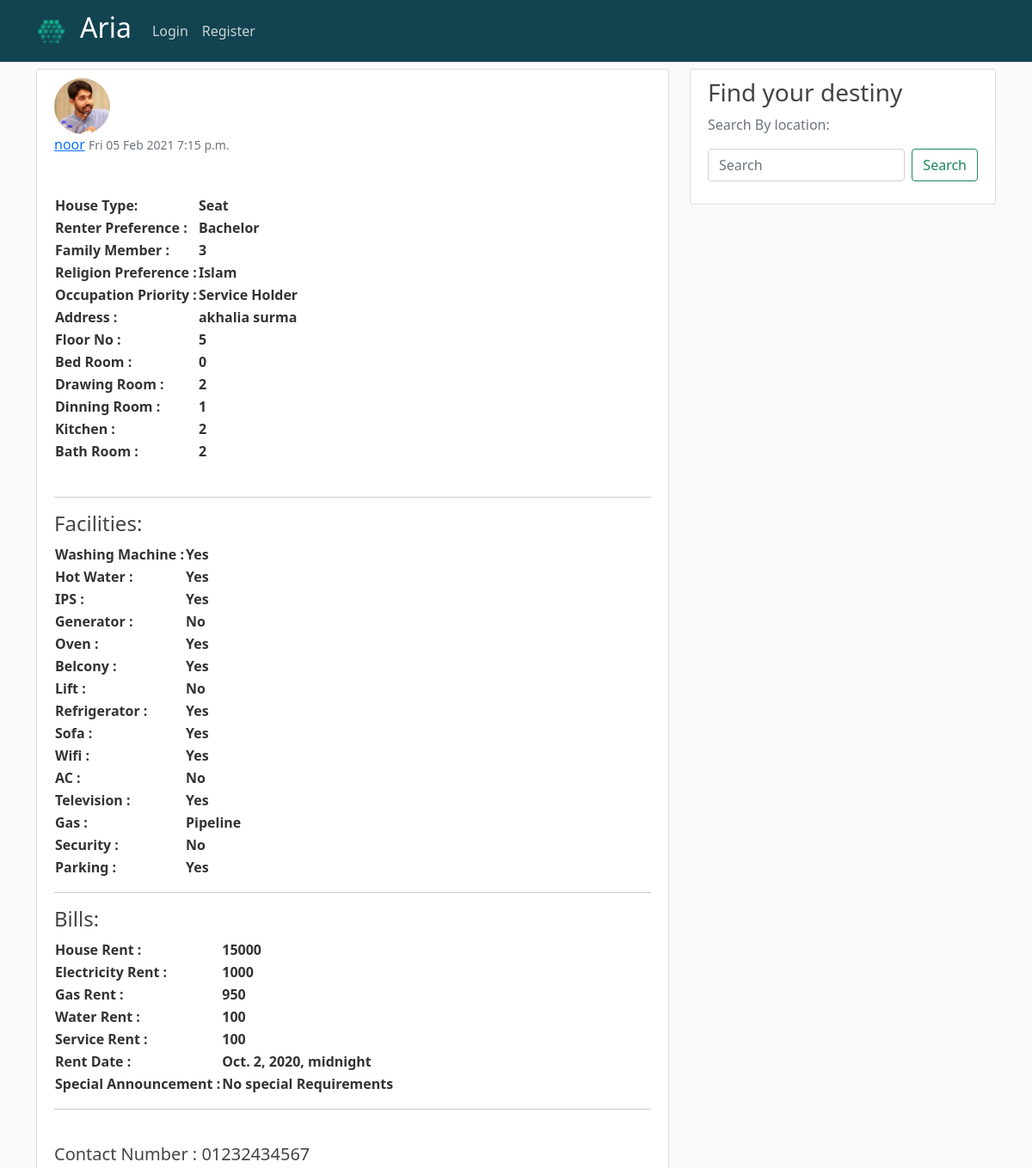
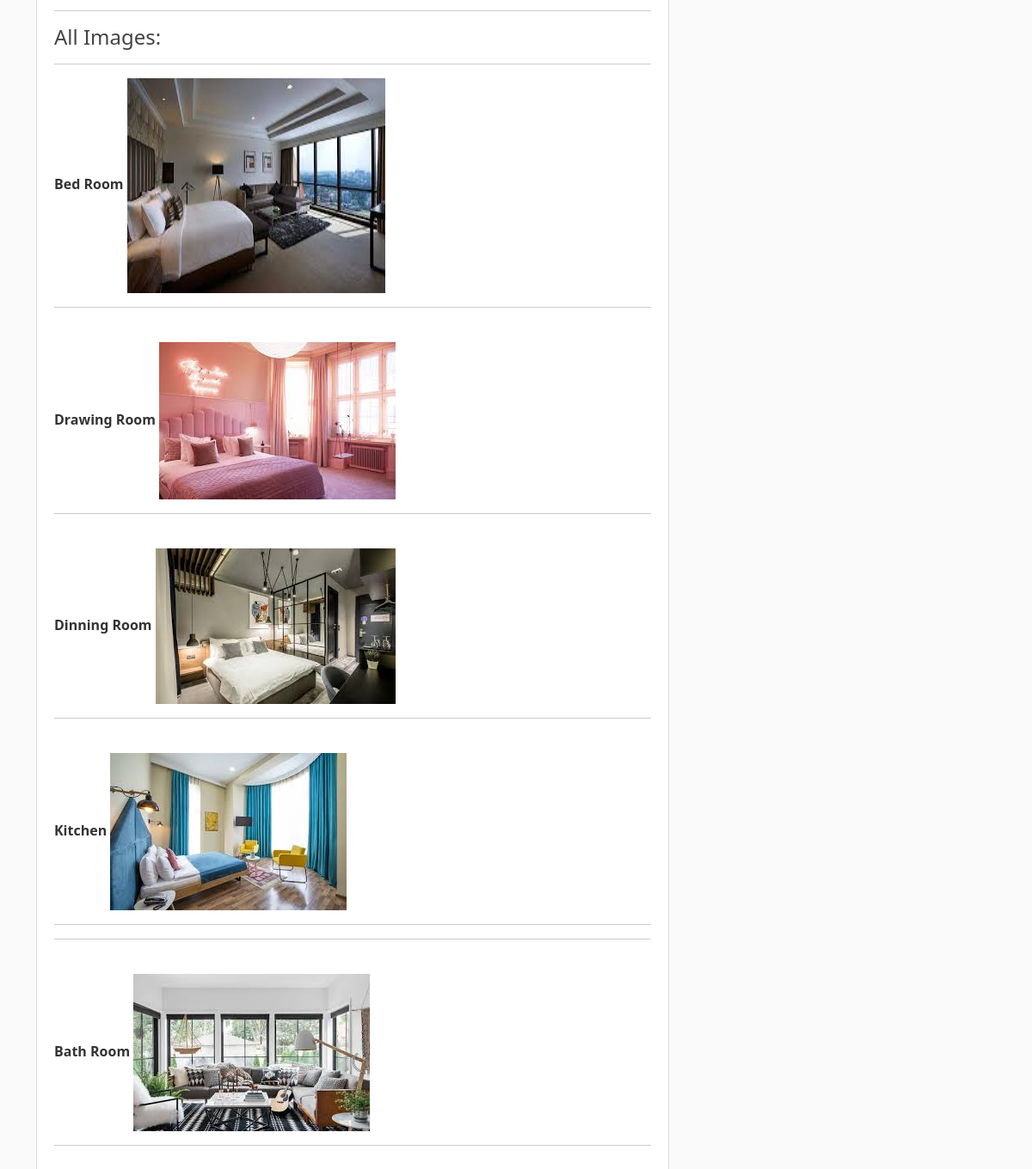
/post/5/, run on the app's committed database (2 pictures, top to bottom).
### blog/models.py (models this page shows, shortened)
class Post3(models.Model):
    owner = models.ForeignKey(User,on_delete=models.CASCADE)
    date_posted = models.DateTimeField(default=timezone.now)
    house_type = models.CharField(max_length=5,choices=HOUSE_CHOICES)
    renter_preference = models.CharField(max_length=5,choices=RENTER_CHOICES)
    family_member = models.CharField(max_length=5,choices=MEMBER_CHOICES)
    religion_preference = models.CharField(max_length=5,choices=RELIGION_CHOICES)
    occupation_priority = models.CharField(max_length=5,choices=OCCUPATION_CHOICES)
    address = models.CharField(max_length=150)
    floor = models.CharField(max_length=10,choices=FLOOR_CHOICES)
    bed_room = models.CharField(max_length=5,choices=BED_CHOICES)
    bed_room_image = models.ImageField(upload_to='profile_pics',null=True,blank=True)
    drawing_room = models.CharField(max_length=5,choices=BED_CHOICES)
    drawing_room_image = models.ImageField(upload_to='profile_pics',null=True,blank=True)
    dinning_room = models.CharField(max_length=5,choices=BED_CHOICES)
    dinning_room_image = models.ImageField(upload_to='profile_pics',null=True,blank=True)
    kitchen = models.CharField(max_length=5,choices=BED_CHOICES)
    kitchen_room_image = models.ImageField(upload_to='profile_pics',null=True,blank=True)
    bathroom = models.CharField(max_length=5,choices=BED_CHOICES)
    bath_room_image = models.ImageField(upload_to='profile_pics',null=True,blank=True)
    washing_Machine = models.CharField(max_length=3,choices=FACILITY_CHOICES)
    hot_water = models.CharField(max_length=3,choices=FACILITY_CHOICES)
    IPS = models.CharField(max_length=3,choices=FACILITY_CHOICES)
    Generator = models.CharField(max_length=3,choices=FACILITY_CHOICES)
    Belcony = models.CharField(max_length=3,choices=FACILITY_CHOICES)
    Oven = models.CharField(max_length=3,choices=FACILITY_CHOICES)
    lift = models.CharField(max_length=3,choices=FACILITY_CHOICES)
    refrigerator = models.CharField(max_length=3,choices=FACILITY_CHOICES)
    sofa = models.CharField(max_length=3,choices=FACILITY_CHOICES)
    wifi = models.CharField(max_length=3,choices=FACILITY_CHOICES)
    ac = models.CharField(max_length=3,choices=FACILITY_CHOICES)
    television = models.CharField(max_length=3,choices=FACILITY_CHOICES)
    gas = models.CharField(max_length=3,choices=GAS_CHOICES)
    security = models.CharField(max_length=3,choices=FACILITY_CHOICES)
    parking = models.CharField(max_length=3,choices=FACILITY_CHOICES)
    house_rent = models.CharField(max_length=10)
    electricity_rent = models.CharField(max_length=5,null=True)
    gas_rent = models.CharField(max_length=5,null=True)
    water_rent = models.CharField(max_length=5,null=True)
    service_rent = models.CharField(max_length=5,null=True)
    rent_date = models.DateTimeField()
    any_special_instructions = models.TextField()

### users/models.py (models this page shows, shortened)
class Profile(models.Model):
    user = models.OneToOneField(User, on_delete = models.CASCADE)
    image = models.ImageField(default='default.jpg', upload_to='profile_pics')

class Register(models.Model):
    user = models.OneToOneField(User, on_delete = models.CASCADE)
    occupation = models.CharField(max_length = 150)
    address = models.CharField(max_length = 150)
    gender = models.CharField(max_length=5,choices=GENDER_CHOICES)
    phone = models.CharField(max_length=12, null=True)
    religion = models.CharField(max_length = 20,null=True)
    marital_status = models.CharField(max_length=3,choices=MARITAL_CHOICES)
    nid = models.CharField(max_length=11)

### blog/views.py (the view)
# urls.py: path('post/<int:pk>/', PostDetailView.as_view(), name='post-detail'),
class PostDetailView(DetailView):
    model = Post3

### blog/templates/blog/post3_detail.html (shortened to what this page needs)
{% extends "blog/base.html" %}
{% block content %}
    <article class="media content-section">
        <img class="rounded-circle article-img" src="{{ object.owner.profile.image.url}}" >
        <div class="media-body">
          <div class="article-metadata">
                <div>
                    <a class="mr-2" href="{% url 'user-profile' object.owner.username %}">{{object.owner }}</a>
                    <small class="text-muted">{{ object.date_posted|date:"D d M Y"}} {{ object.date_posted|time:"P"}}</small>
                </div>
                <div>
                    <h2>Requirements By the Owner: </h2>
                        <table>
                          <tr>
                            <th> House Type:</th>
                            <th> {{ object.get_house_type_display }} </th>
                          </tr>
                          <tr>
                           <th> Renter Preference :</th>
                           <th> {{ object.get_renter_preference_display }} </th>
                         </tr>
                         <tr>
                           <th> Family Member :</th>
                           <th> {{ object.get_family_member_display }} </th>
                         </tr>
                         <tr>
                           <th> Religion Preference :</th>
                           <th> {{ object.get_religion_preference_display }} </th>
                         </tr>
                         <tr>
                           <th> Occupation Priority :</th>
                           <th> {{ object.get_occupation_priority_display }} </th>
                         </tr>
                         <tr>
                           <th> Address :</th>
                           <th> {{ object.address }} </th>
                         </tr>
                         <tr>
                           <th> Floor No :</th>
                           <th> {{ object.get_floor_display }} </th>
                         </tr>
                         <tr>
                           <th> Bed Room :</th>
                           <th> {{ object.get_bed_room_display }} </th>
                         </tr>
                         <tr>
                           <th> Drawing Room :</th>
                           <th> {{ object.get_drawing_room_display }} </th>
                         </tr>
                         <tr>
                           <th> Dinning Room :</th>
                           <th> {{ object.get_dinning_room_display }} </th>
                         </tr>
                         <tr>
                           <th> Kitchen :</th>
                           <th> {{ object.get_kitchen_display }} </th>
                         </tr>
                         <tr>
                           <th> Bath Room :</th>
                           <th> {{ object.get_bathroom_display }} </th>
                         </tr>
                        </table>
                        <br>
                        <hr>
                        <h4> Facilities: </h3>
                           <table>
                             <tr>
                               <th> Washing Machine :</th>
                               <th> {{ object.get_washing_Machine_display }} </th>
                             </tr>
                             <tr>
                               <th> Hot Water :</th>
                               <th> {{ object.get_hot_water_display }} </th>
                             </tr>
                             <tr>
                               <th> IPS :</th>
                               <th> {{ object.get_IPS_display }} </th>
                             </tr>
                             <tr>
                               <th> Generator :</th>
                               <th> {{ object.get_Generator_display }} </th>
                             </tr>
                             <tr>
                               <th> Oven :</th>
                               <th> {{ object.get_Oven_display }} </th>
                             </tr>
                             <tr>
                               <th> Belcony :</th>
                               <th> {{ object.get_Belcony_display }} </th>
                             </tr>
                             <tr>
                               <th> Lift :</th>
                               <th> {{ object.get_lift_display }} </th>
                             </tr>
                             <tr>
                               <th> Refrigerator :</th>
                               <th> {{ object.get_refrigerator_display }} </th>
                             </tr>
                             <tr>
                               <th> Sofa :</th>
                               <th> {{ object.get_sofa_display }} </th>
                             </tr>
                             <tr>
                               <th> Wifi :</th>
                               <th> {{ object.get_wifi_display }} </th>
                             </tr>
                             <tr>
                               <th> AC :</th>
                               <th> {{ object.get_ac_display }} </th>
                             </tr>
                             <tr>
                               <th> Television :</th>
                               <th> {{ object.get_television_display }} </th>
                             </tr>
                             <tr>
                               <th> Gas :</th>
                               <th> {{ object.get_gas_display }} </th>
                             </tr>
                             <tr>
                               <th> Security :</th>
                               <th> {{ object.get_security_display }} </th>
                             </tr>
                             <tr>
                               <th> Parking :</th>
                               <th> {{ object.get_parking_display }} </th>
                             </tr>
                           </table>
                           <hr>
                           <h4>Bills:</h4>
                           <table>
                             <tr>
                               <th> House Rent :</th>
                               <th> {{ object.house_rent }} </th>
                             </tr>
                             <tr>
                               <th> Electricity Rent :</th>
                               <th> {{ object.electricity_rent }} </th>
                             </tr>
                             <tr>
                               <th> Gas Rent :</th>
                               <th> {{ object.gas_rent }} </th>
                             </tr>
                             <tr>
                               <th> Water Rent :</th>
                               <th> {{ object.water_rent }} </th>
                             </tr>
                             <tr>
                               <th> Service Rent :</th>
                               <th> {{ object.service_rent }} </th>
                             </tr>
                             <tr>
                               <th>  Rent Date :</th>
                               <th> {{ object.rent_date }} </th>
                             </tr>
                             <tr>
                               <th>  Special Announcement :</th>
                               <th> {{ object.any_special_instructions }} </th>
                             </tr>
                           </table>
                </div>
                <hr>
                <br>
                <h5> Contact Number : {{ object.owner.register.phone }}</h5>
                <hr>
                <h4> All Images: </h4>
                <hr>
                <div>
                   {% if object.bed_room_image %}
                   <strong>Bed Room </strong>
                   <img src="{{ object.bed_room_image.url}}" width="300" height="250" >
                   <hr>
                   {% endif %}
                </div>
                <br>
                <div>
                   {% if object.drawing_room_image %}
                   <strong>Drawing Room </strong>
                   <img src="{{ object.drawing_room_image.url}}" >
                   <hr>
                   {% endif %}
                </div>
                <br>
                <div>
                 {% if object.dinning_room_image %}
                 <strong>Dinning Room </strong>
                 <img src="{{ object.dinning_room_image.url}}" >
                 <hr>
                 {% endif %}
                </div>
                <br>
                <div>
                 {% if object.kitchen_room_image %}
                 <strong>Kitchen </strong>
                 <img src="{{ object.kitchen_room_image.url}}" >
                 <hr>
                 {% endif %}
                 <hr>
                </div>
                <br>
                <div>
                 {% if object.bath_room_image %}
                 <strong>Bath Room </strong>
                 <img src="{{ object.bath_room_image.url}}" >
                 <hr>
                 {% endif %}
                </div>
                <br>
            </div>
        </div>
    </article>
{% endblock content %}

### blog/static/blog/main3.css (style rules this page uses)
body { background: #fafafa; color: #333333; margin-top: 5rem; }
h1,h3, h4, h5, h6 { color: #444444; }
h2 { color:#ffffff; }
.content-section { background: #ffffff; padding: 10px 20px; border: 1px solid #dddddd; border-radius: 3px; margin-bottom: 20px; }
.article-img { height: 65px; width: 65px; margin-right: 16px; }
.article-metadata { padding-bottom: 1px; margin-bottom: 4px; border-bottom: 1px solid #e3e3e3 }

### data on the page
Post3: owner.profile.image (picture), owner "noor", date_posted "Fri 05 Feb 2021", date_posted "7:15 p.m.", house_type "Seat", renter_preference "Bachelor", family_member "3", religion_preference "Islam", occupation_priority "Service Holder", address "akhalia surma", floor "5", bed_room "0", drawing_room "2", dinning_room "1", kitchen "2", bathroom "2", washing_Machine "Yes", hot_water "Yes", IPS "Yes", Generator "No", Oven "Yes", Belcony "Yes", lift "No", refrigerator "Yes", sofa "Yes", wifi "Yes", ac "No", television "Yes", gas "Pipeline", security "No", parking "Yes", house_rent "15000", electricity_rent "1000", gas_rent "950", water_rent "100", service_rent "100", rent_date "Oct. 2, 2020, midnight", any_special_instructions "No special Requirements", owner.register.phone "01232434567", bed_room_image (picture), drawing_room_image (picture), dinning_room_image (picture), kitchen_room_image (picture), bath_room_image (picture)
